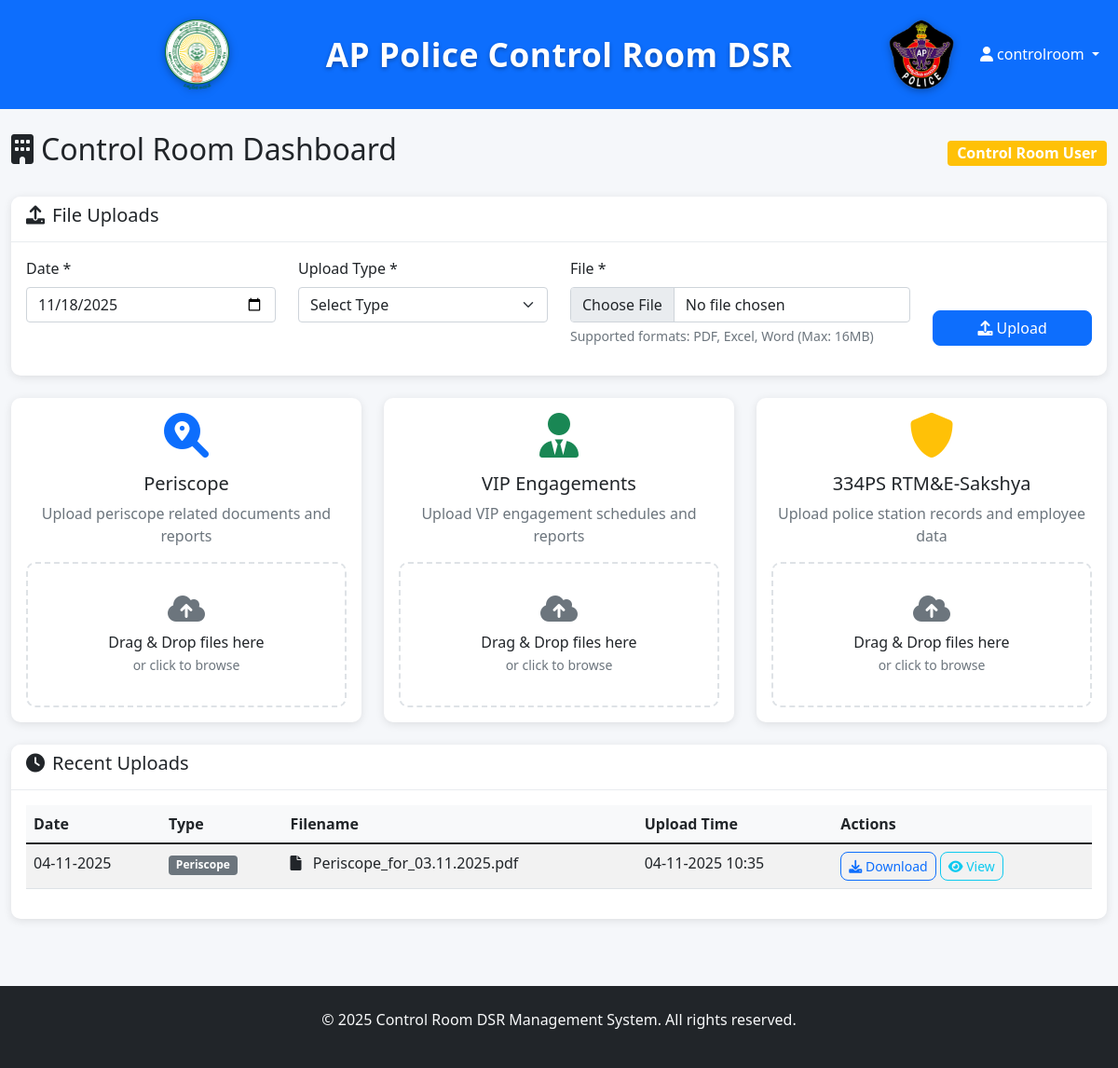
The page /district/controlroom_dashboard (signed in) on the database its author committed.
### app/models.py (models this page shows, shortened)
class User(UserMixin, db.Model):
    id = db.Column(db.Integer, primary_key=True)
    username = db.Column(db.String(80), unique=True, nullable=False)
    password_hash = db.Column(db.String(255), nullable=False)
    user_type = db.Column(db.String(20), nullable=False)  # 'admin', 'district', 'controlroom'
    district_name = db.Column(db.String(100), nullable=True)  # For district users
    is_active = db.Column(db.Boolean, default=True)
    created_at = db.Column(db.DateTime, default=ist_now)
    last_password_change = db.Column(db.DateTime, default=ist_now)
    @property
    def password(self):
        """For backward compatibility, return None since we don't store plain passwords"""
        return None

class ControlRoomUpload(db.Model):
    id = db.Column(db.Integer, primary_key=True)
    date = db.Column(db.Date, nullable=False)
    upload_type = db.Column(db.String(50), nullable=False)  # 'periscope', 'vip_engagements', 'ps_rtm'
    filename = db.Column(db.String(255), nullable=False)
    original_filename = db.Column(db.String(255), nullable=False)
    file_path = db.Column(db.String(500), nullable=False)
    uploaded_at = db.Column(db.DateTime, default=datetime.utcnow)
    user_id = db.Column(db.Integer, db.ForeignKey('user.id'), nullable=False)

### app/routes.py (the view)
@district_bp.route('/controlroom_dashboard')
@login_required
def controlroom_dashboard():
    if current_user.user_type != 'controlroom':
        flash('Access denied', 'error')
        return redirect(url_for('main.index'))
    recent_uploads = ControlRoomUpload.query.filter_by(user_id=current_user.id).order_by(ControlRoomUpload.uploaded_at.desc()).limit(10).all()
    return render_template('district/controlroom_dashboard.html', recent_uploads=recent_uploads)

### app/routes.py (called while the page is built)
@login_manager.user_loader
def load_user(user_id):
    return User.query.get(int(user_id))

### app/templates/district/controlroom_dashboard.html (shortened to what this page needs)
{% extends "base.html" %}
{% block content %}
<div class="container-fluid py-4">
    <div class="row">
        <div class="col-12">
            <div class="d-flex justify-content-between align-items-center mb-4">
                <h2><i class="fas fa-building me-2"></i>Control Room Dashboard</h2>
                <div class="badge bg-warning fs-6">Control Room User</div>
            </div>
        </div>
    </div>
    <div class="row mb-4">
        <div class="col-12">
            <div class="card">
                <div class="card-header">
                    <h5><i class="fas fa-upload me-2"></i>File Uploads</h5>
                </div>
                <div class="card-body">
                    <form method="POST" action="{{ url_for('district.upload_file') }}" enctype="multipart/form-data">
                        <div class="row mb-3">
                            <div class="col-md-3">
                                <label for="upload_date" class="form-label">Date *</label>
                                <input type="date" class="form-control" id="upload_date" name="upload_date" required>
                            </div>
                            <div class="col-md-3">
                                <label for="upload_type" class="form-label">Upload Type *</label>
                                <select class="form-select" id="upload_type" name="upload_type" required>
                                    <option value="">Select Type</option>
                                </select>
                            </div>
                            <div class="col-md-4">
                                <label for="file" class="form-label">File *</label>
                                <input type="file" class="form-control" id="file" name="file" required
                                       accept=".pdf,.xlsx,.xls,.docx,.doc">
                                <div class="form-text">Supported formats: PDF, Excel, Word (Max: 16MB)</div>
                            </div>
                            <div class="col-md-2 d-flex align-items-end">
                                <button type="submit" class="btn btn-primary w-100">
                                    <i class="fas fa-upload me-1"></i>Upload
                                </button>
                            </div>
                        </div>
                    </form>
                </div>
            </div>
        </div>
    </div>
    <div class="row mb-4">
        <div class="col-md-4">
            <div class="card h-100">
                <div class="card-body text-center">
                    <div class="upload-icon mb-3">
                        <i class="fas fa-search-location fa-3x text-primary"></i>
                    </div>
                    <h5>Periscope</h5>
                    <p class="text-muted">Upload periscope related documents and reports</p>
                    <div class="upload-area" data-type="periscope">
                        <i class="fas fa-cloud-upload-alt fa-2x text-muted mb-2"></i>
                        <p class="mb-0">Drag & Drop files here</p>
                        <small class="text-muted">or click to browse</small>
                    </div>
                </div>
            </div>
        </div>
        <div class="col-md-4">
            <div class="card h-100">
                <div class="card-body text-center">
                    <div class="upload-icon mb-3">
                        <i class="fas fa-user-tie fa-3x text-success"></i>
                    </div>
                    <h5>VIP Engagements</h5>
                    <p class="text-muted">Upload VIP engagement schedules and reports</p>
                    <div class="upload-area" data-type="vip_engagements">
                        <i class="fas fa-cloud-upload-alt fa-2x text-muted mb-2"></i>
                        <p class="mb-0">Drag & Drop files here</p>
                        <small class="text-muted">or click to browse</small>
                    </div>
                </div>
            </div>
        </div>
        <div class="col-md-4">
            <div class="card h-100">
                <div class="card-body text-center">
                    <div class="upload-icon mb-3">
                        <i class="fas fa-shield-alt fa-3x text-warning"></i>
                    </div>
                    <h5>334PS RTM&E-Sakshya</h5>
                    <p class="text-muted">Upload police station records and employee data</p>
                    <div class="upload-area" data-type="ps_rtm">
                        <i class="fas fa-cloud-upload-alt fa-2x text-muted mb-2"></i>
                        <p class="mb-0">Drag & Drop files here</p>
                        <small class="text-muted">or click to browse</small>
                    </div>
                </div>
            </div>
        </div>
    </div>
    <div class="row">
        <div class="col-12">
            <div class="card">
                <div class="card-header">
                    <h5><i class="fas fa-clock me-2"></i>Recent Uploads</h5>
                </div>
                <div class="card-body">
                    {% if recent_uploads %}
                    <div class="table-responsive">
                        <table class="table table-striped">
                            <thead>
                                <tr>
                                    <th>Date</th>
                                    <th>Type</th>
                                    <th>Filename</th>
                                    <th>Upload Time</th>
                                    <th>Actions</th>
                                </tr>
                            </thead>
                            <tbody>
                                {% for upload in recent_uploads %}
                                <tr>
                                    <td>{{ upload.date.strftime('%d-%m-%Y') }}</td>
                                    <td>
                                        <span class="badge bg-secondary">
                                            {% if upload.upload_type == 'periscope' %}
                                                Periscope
                                            {% elif upload.upload_type == 'vip_engagements' %}
                                                VIP Engagements
                                            {% elif upload.upload_type == 'ps_rtm' %}
                                                334PS RTM&E
                                            {% else %}
                                                {{ upload.upload_type }}
                                            {% endif %}
                                        </span>
                                    </td>
                                    <td>
                                        <i class="fas fa-file me-2"></i>
                                        {{ upload.original_filename }}
                                    </td>
                                    <td>{{ upload.uploaded_at.strftime('%d-%m-%Y %H:%M') }}</td>
                                    <td>
                                        <a href="{{ url_for('district.download_upload', upload_id=upload.id) }}"
                                           class="btn btn-sm btn-outline-primary">
                                            <i class="fas fa-download"></i> Download
                                        </a>
                                        <a href="{{ url_for('district.view_upload', upload_id=upload.id) }}"
                                           class="btn btn-sm btn-outline-info" target="_blank">
                                            <i class="fas fa-eye"></i> View
                                        </a>
                                    </td>
                                </tr>
                                {% endfor %}
                            </tbody>
                        </table>
                    </div>
                    {% else %}
                    <div class="text-center py-4">
                        <i class="fas fa-upload fa-3x text-muted mb-3"></i>
                        <h6>No uploads yet</h6>
                        <p class="text-muted">Start by uploading your first document</p>
                    </div>
                    {% endif %}
                </div>
            </div>
        </div>
    </div>
</div>
{% endblock %}

### app/templates/base.html (shortened to what this page needs)
<!DOCTYPE html>
<html lang="en">
<head>
    <link href="https://cdn.jsdelivr.net/npm/bootstrap@5.1.3/dist/css/bootstrap.min.css" rel="stylesheet">
    <link href="https://cdnjs.cloudflare.com/ajax/libs/font-awesome/6.0.0/css/all.min.css" rel="stylesheet">
    <link href="{{ url_for('static', filename='css/style.css') }}" rel="stylesheet">
</head>
<body>
    <nav class="navbar navbar-expand-lg navbar-dark bg-primary">
        <div class="container-fluid">
            <div class="navbar-left" style="width: 250px;">
                <div class="d-flex align-items-center justify-content-end w-100">
                    <img src="{{ url_for('static', filename='images/logo-left.png') }}" alt="Left Logo" class="header-logo"
                         onerror="this.style.display='none'" style="max-height: 75px; max-width: 250px;">
                </div>
            </div>
            <div class="navbar-center flex-grow-1 text-center">
                <a class="navbar-brand mx-auto header-title" href="{{ url_for('main.index') }}">
                    AP Police Control Room DSR
                </a>
            </div>
            <div class="navbar-right" style="width: 250px;">
                <div class="d-flex align-items-center justify-content-between w-100">
                    <img src="{{ url_for('static', filename='images/logo.png') }}" alt="Logo" class="header-logo"
                         onerror="this.style.display='none'" style="max-height: 75px; max-width: 250px;">
                    {% if current_user.is_authenticated %}
                    <div class="navbar-nav">
                        <div class="nav-item dropdown">
                            <a class="nav-link dropdown-toggle text-white" href="#" role="button" data-bs-toggle="dropdown">
                                <i class="fas fa-user me-1"></i>{{ current_user.username }}
                            </a>
                        </div>
                    </div>
                    {% else %}
                    <div></div>
                    {% endif %}
                </div>
            </div>
        </div>
    </nav>
    <main>
        {% block content %}{% endblock %}
    </main>
    <footer class="bg-dark text-light py-4 mt-5">
        <div class="container text-center">
            <p>&copy; 2025 Control Room DSR Management System. All rights reserved.</p>
        </div>
    </footer>
</body>
</html>

### app/static/css/style.css (style rules this page uses)
:root { --primary-color: #0d6efd; --secondary-color: #6c757d; --success-color: #198754; --warning-color: #ffc107; --danger-color: #dc3545; --info-color: #0dcaf0; --light-color: #f8f9fa; --dark-color: #212529; }
body { font-family: 'Segoe UI', Tahoma, Geneva, Verdana, sans-serif; background-color: #f5f7fa; }
.table { background: white; }
.table th { background: var(--light-color); border-top: none; font-weight: 600; color: var(--dark-color); }
.card { border: none; box-shadow: 0 2px 10px rgba(0,0,0,0.1); border-radius: 10px; }
.card-header { background: white; border-bottom: 1px solid #e9ecef; border-radius: 10px 10px 0 0 !important; font-weight: 600; }
.btn { border-radius: 8px; font-weight: 500; transition: all 0.2s; }
.navbar-brand { font-weight: 600; font-size: 1.25rem; }
.header-title { font-size: 2.2rem !important; font-weight: 700 !important; color: white !important; text-decoration: none !important; letter-spacing: 0.5px; text-shadow: 0 2px 4px rgba(0,0,0,0.3); }
.header-logo { transition: transform 0.3s ease; filter: drop-shadow(0 2px 4px rgba(0,0,0,0.3)); }
.navbar-left, .navbar-right { min-height: 85px; display: flex; align-items: center; }
.navbar-left { padding-right: 1rem; }
.navbar-right { padding-left: 1rem; }
.navbar { padding-top: 1rem !important; padding-bottom: 1rem !important; }
.navbar-center { display: flex; justify-content: center; align-items: center; }
footer { background: var(--dark-color) !important; }
.upload-area { border: 2px dashed #dee2e6; border-radius: 10px; padding: 2rem; text-align: center; transition: all 0.2s; }

### rows shown on the page
User: username "controlroom"
ControlRoomUpload: date "04-11-2025", upload_type "Periscope", original_filename "Periscope_for_03.11.2025.pdf", uploaded_at "04-11-2025 10:35"
